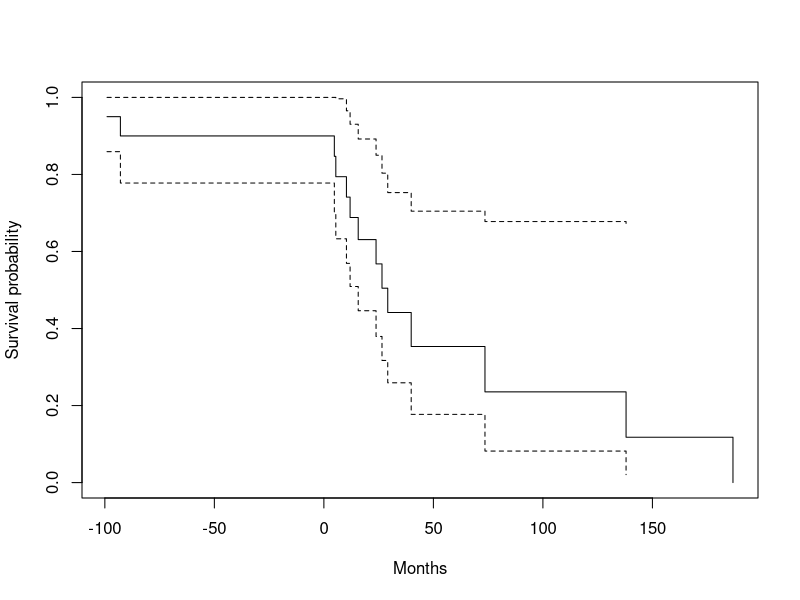

Write the R code that produced this figure.
# Solution sketch - Module 3
library(lubridate); library(dplyr); library(survival)
clin <- read.csv("clinical_raw.csv", stringsAsFactors=FALSE)

pf <- function(x) as_date(parse_date_time(x, c("ymd","dmy","mdy")))
clin <- clin %>% mutate(dx=pf(diagnosis_date), last=pf(last_contact_date),
                        death=pf(death_date),
                        event=as.integer(!is.na(death)),
                        end=coalesce(death,last),
                        months=interval(dx,end)/months(1))

problems <- clin %>% filter(is.na(months) | months < 0)
print(problems)          # data-entry errors: death before dx, typos in year

fit <- survfit(Surv(months, event) ~ 1, data = clin)
plot(fit, xlab="Months", ylab="Survival probability")
